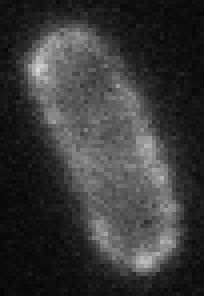
#> input picture test/test_data/flu1.tif, 51 x 74 px (shown 4 times larger); the run also reads 1 picture not shown here
$ python fileio_test_new.py   (older library calls are emulated)
#> lines starting #> are read from the running program, lines starting #| are printed output that depends on the picture; after the words box and inside, x2 and y2 are one past the last pixel; in counts of white or black regions, pixels touching at a corner belong together
### cellcoordinates/preprocess.py
import mahotas as mh
import numpy as np
import math
import tifffile
import os

import warnings
from scipy.ndimage.interpolation import rotate as scipy_rotate
from cellcoordinates.cell import Cell, CellList
from cellcoordinates.config import cfg

#temp


# [104 lines left out: functions data_to_cells, batch_flu_images, cell_generator, not called in this run]


def process_cell(binary_img=None, bf_img=None, flu_data=None, storm_data=None, rotate='binary'):
    warnings.warn('This is gonna gooooo', DeprecationWarning)
    #binary etc images are pre-padded
    d = {'binary': binary_img, 'brightfield': bf_img, 'fluorescence': flu_data, 'storm': storm_data}
    data_dict = {k: v for k, v in d.items() if v is not None}
    assert len(data_dict) != 0
    theta = 0

    if rotate:
        #todo rotate by fluorescence
        #if there is only one data source use that one for orientation
        if len(data_dict) == 1:
            k, v = data_dict.items()[0]
            theta = _calc_orientation(k, v)
        else:
            if type(rotate) == bool:
                raise ValueError('Please specify from which data source to orient the cell')
            else:
                try:
                    orient_img = data_dict[rotate]
                    theta = _calc_orientation(rotate, orient_img)
                except KeyError:
                    raise ValueError('Invalid rotation data source specified')
    print(theta)
    if binary_img is not None:
        binary_img = scipy_rotate(binary_img.astype('int'), -theta)

    # if fl_data:
    fl_dict = {}
    if type(flu_data) == dict:
        for k, v in flu_data.items():
            #todo: cval
            if v.ndim == 2:
                fl_dict[k] = scipy_rotate(v, -theta)
            elif v.ndim == 3:
                fl_dict[k] = scipy_rotate(v, -theta, axes=(1,0))

    if bf_img is not None:
        bf_img = scipy_rotate(bf_img, -theta)

    img_data = [binary_img, bf_img] + [v for v in fl_dict.values()]  # todo perhaps fl_img and movie should be unified
    shapes = [img.shape[:2] for img in img_data if img is not None]
    assert (shapes[1:] == shapes[:-1])
    shape = shapes[0] if len(shapes) > 0 else None

    if storm_data is not None:
        storm_data = _rotate_storm(storm_data, theta, shape=shape)

    return Cell(bf_img=bf_img, binary_img=binary_img, flu_data=fl_dict, storm_table=storm_data)


# [108 lines left out: functions _rotate_storm, _calc_orientation, _calc_orientation_dep, not called in this run]

### test/fileio_test_new.py
import tifffile
import os
from cellcoordinates.preprocess import process_cell
from cellcoordinates.fileIO import save

fl_img = tifffile.imread('test_data/flu1.tif')
#> fl_img is the input picture: shape (74, 51) uint16; min 1745, max 55213, mean 14546
binary_img = tifffile.imread('test_data/binary1.tif')
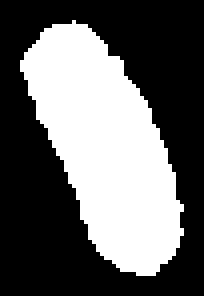
#> binary_img: shape (74, 51) uint16 (shown 4 times larger); values 0 (black) and 1 (white), 39.4% white; 1 white region, box (x1, y1, x2, y2) and area: (5, 5, 46, 69) 1486


cell = process_cell(rotate='binary', binary_img=binary_img, flu_data={'514': fl_img})
#> in process_cell, `data_dict = {k: v for k, v in d.items() if v is not None}`: data_dict = 2 items
#> (the run stopped early here; a loop or call above may not have finished)
